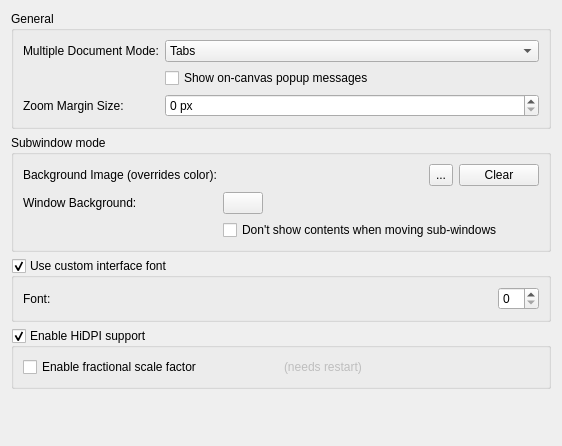
     <widget class="QWidget" name="Window">
      <attribute name="title">
       <string>Window</string>
      </attribute>
      <layout class="QFormLayout" name="formLayout">
       <property name="labelAlignment">
        <set>Qt::AlignLeading</set>
       </property>
       <item row="0" column="0" colspan="2">
        <widget class="QGroupBox" name="groupBox_3">
         <property name="title">
          <string>General</string>
         </property>
         <layout class="QFormLayout" name="formLayout_17">
          <item row="0" column="0">
           <widget class="QLabel" name="label_2">
            <property name="text">
             <string>Multiple Document Mode:</string>
            </property>
           </widget>
          </item>
          <item row="0" column="1">
           <widget class="QComboBox" name="m_cmbMDIType">
            <property name="currentIndex">
             <number>1</number>
            </property>
            <item>
             <property name="text">
              <string>Subwindows</string>
             </property>
            </item>
            <item>
             <property name="text">
              <string>Tabs</string>
             </property>
            </item>
           </widget>
          </item>
          <item row="1" column="1">
           <widget class="QCheckBox" name="m_chkCanvasMessages">
            <property name="text">
             <string>Show on-canvas popup messages</string>
            </property>
           </widget>
          </item>
          <item row="2" column="0">
           <widget class="QLabel" name="lblZoomMarginSize">
            <property name="text">
             <string>Zoom Margin Size:</string>
            </property>
            <property name="buddy">
             <cstring>intZoomMarginSize</cstring>
            </property>
           </widget>
          </item>
          <item row="2" column="1">
           <widget class="KisIntParseSpinBox" name="intZoomMarginSize">
            <property name="toolTip">
             <string>Spacing between the image and the page when zoomed to fit, in pixels</string>
            </property>
            <property name="suffix">
             <string> px</string>
            </property>
            <property name="maximum">
             <number>1024</number>
            </property>
            <property name="value">
             <number>0</number>
            </property>
           </widget>
          </item>
         </layout>
        </widget>
       </item>
       <item row="1" column="0" colspan="2">
        <widget class="QGroupBox" name="group_subWinMode">
         <property name="enabled">
          <bool>true</bool>
         </property>
         <property name="sizePolicy">
          <sizepolicy hsizetype="Preferred" vsizetype="Preferred">
           <horstretch>0</horstretch>
           <verstretch>0</verstretch>
          </sizepolicy>
         </property>
         <property name="title">
          <string>Subwindow mode</string>
         </property>
         <layout class="QFormLayout" name="formLayout_16">
          <item row="0" column="1">
           <widget class="QWidget" name="widget" native="true">
            <layout class="QHBoxLayout" name="horizontalLayout">
             <property name="leftMargin">
              <number>0</number>
             </property>
             <property name="topMargin">
              <number>0</number>
             </property>
             <property name="rightMargin">
              <number>0</number>
             </property>
             <property name="bottomMargin">
              <number>0</number>
             </property>
             <item>
              <widget class="QLabel" name="m_backgroundimage">
               <property name="sizePolicy">
                <sizepolicy hsizetype="MinimumExpanding" vsizetype="Preferred">
                 <horstretch>0</horstretch>
                 <verstretch>0</verstretch>
                </sizepolicy>
               </property>
               <property name="minimumSize">
                <size>
                 <width>200</width>
                 <height>0</height>
                </size>
               </property>
               <property name="frameShape">
                <enum>QFrame::NoFrame</enum>
               </property>
               <property name="text">
                <string/>
               </property>
              </widget>
             </item>
             <item>
              <widget class="QToolButton" name="m_bnFileName">
               <property name="sizePolicy">
                <sizepolicy hsizetype="Fixed" vsizetype="Minimum">
                 <horstretch>0</horstretch>
                 <verstretch>0</verstretch>
                </sizepolicy>
               </property>
               <property name="text">
                <string>...</string>
               </property>
              </widget>
             </item>
             <item>
              <widget class="QPushButton" name="clearBgImageButton">
               <property name="text">
                <string>Clear</string>
               </property>
              </widget>
             </item>
            </layout>
           </widget>
          </item>
          <item row="0" column="0">
           <widget class="QLabel" name="label_5">
            <property name="sizePolicy">
             <sizepolicy hsizetype="Preferred" vsizetype="Preferred">
              <horstretch>0</horstretch>
              <verstretch>0</verstretch>
             </sizepolicy>
            </property>
            <property name="text">
             <string>Background Image (overrides color):</string>
            </property>
           </widget>
          </item>
          <item row="1" column="0">
           <widget class="QLabel" name="label_4">
            <property name="text">
             <string>Window Background:</string>
            </property>
           </widget>
          </item>
          <item row="1" column="1">
           <widget class="KisColorButton" name="m_mdiColor">
            <property name="sizePolicy">
             <sizepolicy hsizetype="Fixed" vsizetype="Fixed">
              <horstretch>0</horstretch>
              <verstretch>0</verstretch>
             </sizepolicy>
            </property>
            <property name="text">
             <string/>
            </property>
           </widget>
          </item>
          <item row="2" column="1">
           <widget class="QCheckBox" name="m_chkRubberBand">
            <property name="sizePolicy">
             <sizepolicy hsizetype="Preferred" vsizetype="Fixed">
              <horstretch>0</horstretch>
              <verstretch>0</verstretch>
             </sizepolicy>
            </property>
            <property name="text">
             <string>Don't show contents when moving sub-windows</string>
            </property>
           </widget>
          </item>
         </layout>
        </widget>
       </item>
       <item row="2" column="0" colspan="2">
        <widget class="QGroupBox" name="chkUseCustomFont">
         <property name="title">
          <string>Use custom interface font</string>
         </property>
         <property name="checkable">
          <bool>true</bool>
         </property>
         <layout class="QFormLayout" name="formLayout_2">
          <item row="0" column="0">
           <widget class="QLabel" name="label_3">
            <property name="text">
             <string>Font:</string>
            </property>
           </widget>
          </item>
          <item row="0" column="1">
           <widget class="QFrame" name="frame_7">
            <layout class="QHBoxLayout" name="horizontalLayout_6">
             <property name="leftMargin">
              <number>0</number>
             </property>
             <property name="topMargin">
              <number>0</number>
             </property>
             <property name="rightMargin">
              <number>0</number>
             </property>
             <property name="bottomMargin">
              <number>0</number>
             </property>
             <item>
              <widget class="KisFontComboBoxes" name="cmbCustomFont" native="true">
               <property name="sizePolicy">
                <sizepolicy hsizetype="MinimumExpanding" vsizetype="Preferred">
                 <horstretch>0</horstretch>
                 <verstretch>0</verstretch>
                </sizepolicy>
               </property>
              </widget>
             </item>
             <item>
              <widget class="QSpinBox" name="intFontSize"/>
             </item>
            </layout>
           </widget>
          </item>
         </layout>
        </widget>
       </item>
       <item row="3" column="0" colspan="2">
        <widget class="QGroupBox" name="m_chkHiDPI">
         <property name="title">
          <string>Enable HiDPI support</string>
         </property>
         <property name="checkable">
          <bool>true</bool>
         </property>
         <layout class="QVBoxLayout" name="verticalLayout_4">
          <item>
           <widget class="QWidget" name="m_wdgHiDPIFractionalScaling" native="true">
            <layout class="QHBoxLayout" name="horizontalLayout_8">
             <property name="leftMargin">
              <number>0</number>
             </property>
             <property name="topMargin">
              <number>0</number>
             </property>
             <property name="rightMargin">
              <number>0</number>
             </property>
             <property name="bottomMargin">
              <number>0</number>
             </property>
             <item>
              <widget class="QCheckBox" name="m_chkHiDPIFractionalScaling">
               <property name="text">
                <string>Enable fractional scale factor</string>
               </property>
              </widget>
             </item>
             <item>
              <spacer name="horizontalSpacer_4">
               <property name="orientation">
                <enum>Qt::Vertical</enum>
               </property>
               <property name="sizeHint" stdset="0">
                <size>
                 <width>0</width>
                 <height>0</height>
                </size>
               </property>
              </spacer>
             </item>
             <item>
              <widget class="QLabel" name="label_16">
               <property name="enabled">
                <bool>false</bool>
               </property>
               <property name="text">
                <string>(needs restart)</string>
               </property>
              </widget>
             </item>
            </layout>
           </widget>
          </item>
         </layout>
        </widget>
       </item>
       <item row="4" column="0" colspan="2">
        <spacer name="verticalSpacer_4">
         <property name="orientation">
          <enum>Qt::Vertical</enum>
         </property>
         <property name="sizeHint" stdset="0">
          <size>
           <width>20</width>
           <height>40</height>
          </size>
         </property>
        </spacer>
       </item>
      </layout>
     </widget>
